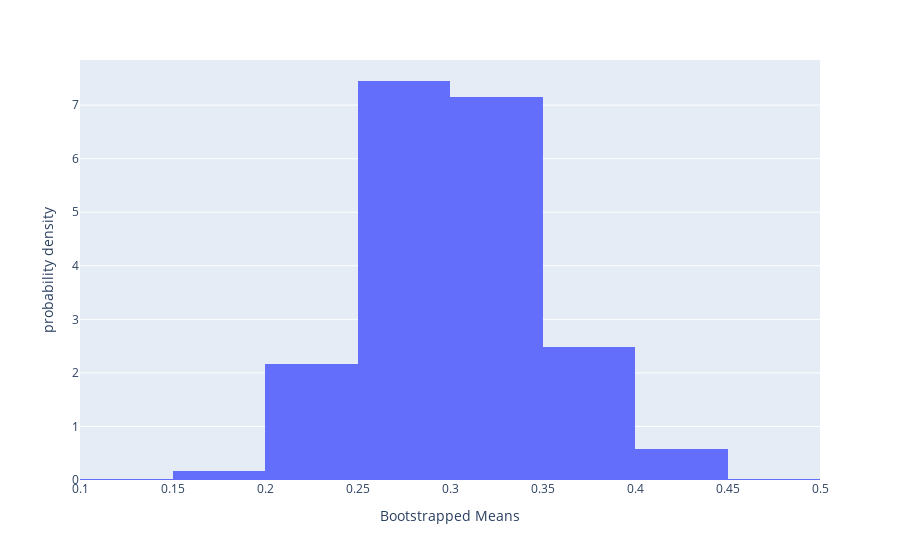

Notebook code for this chart:
### Markdown cell above
### Q2: Using `road_sample`, simulate 2000 bootstrap samples and calculate the proportion of countries who drive on the left in each of these bootstrap samples. Produce a histogram of the bootstrap sampling distribution of the proportion of regions that drive on the left side.
    
> Hint 1: To calculate the proportion, convert 'left' and 'right' in bootstrap samples to 1s and 0s and calculate the mean (you can use `np.where(df['road_side'] == 'left', 1, 0)` for this)   
> Hint 2: remember to simulate bootstrap samples that are the same size as your original sample!

- This will be manually reviewed.

### Code cell
np.random.seed(130) # Do NOT change this line - there is randomness when bootstrapping

import plotly.express as px
import plotly.graph_objects as go

road_sample['numeric'] = np.where(road_sample['road_side'] == 'left', 1, 0)
bootstrapped_means = []
for i in range(2000):
    bootstrap_sample = np.random.choice(road_sample['numeric'], 100)
    # bootstrap_sample = np.where(bootstrap_sample == 'left', 1, 0)
    bootstrapped_means += [bootstrap_sample.mean()]
bootstrapped_means

fig = px.histogram(pd.DataFrame({"Bootstrapped Means": bootstrapped_means}), x="Bootstrapped Means", histnorm='probability density', nbins=12)
# road_sample['num_side'] = road_sample['road_side'].map({'left': 1, 'right': 0})
# fig.add_vline(x=road_sample['num_side'].mean())
fig.show()

### Figure 1 — Plotly figure (JSON) as saved in the notebook; plotly's stock layout.template omitted (floating-point values rounded to 4 significant figures; data arrays with more than 128 entries replaced by an {"elided": "..."} marker saying what was removed)
{"data": [{"alignmentgroup": "True", "bingroup": "x", "histnorm": "probability density", "hovertemplate": "Bootstrapped Means=%{x}<br>probability density=%{y}<extra></extra>", "legendgroup": "", "marker": {"color": "#636efa", "pattern": {"shape": ""}}, "name": "", "nbinsx": 12, "offsetgroup": "", "orientation": "v", "showlegend": false, "type": "histogram", "x": {"elided": "2000 float values"}, "xaxis": "x", "yaxis": "y"}], "layout": {"barmode": "relative", "legend": {"tracegroupgap": 0}, "margin": {"t": 60}, "xaxis": {"anchor": "y", "domain": [0, 1], "title": {"text": "Bootstrapped Means"}}, "yaxis": {"anchor": "x", "domain": [0, 1], "title": {"text": "probability density"}}}}
